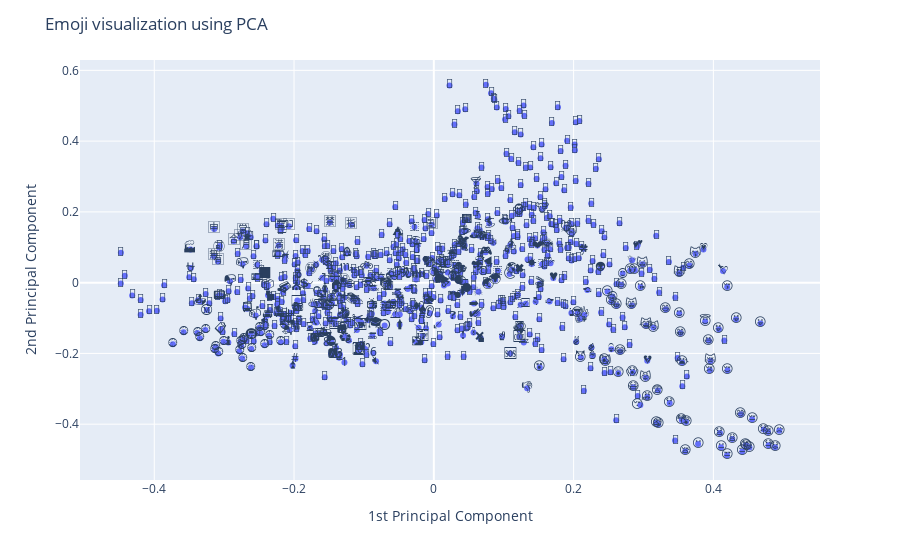

Write notebook code for a chart like this one.
### Code cell
import plotly.express as px
import pandas as pd

df = pd.DataFrame(np.transpose(np.array([xxx,yyy, emoji_list])),  
                  columns=["1st Principal Component", 
                           "2nd Principal Component",
                           "emojis"])
fig = px.scatter(df, x="1st Principal Component", y="2nd Principal Component",
                text=df["emojis"])
fig.update_layout(title='Emoji visualization using PCA')
fig.show()

### Figure 1 — Plotly figure (JSON) as saved in the notebook; plotly's stock layout.template omitted (floating-point values rounded to 4 significant figures; data arrays with more than 128 entries replaced by an {"elided": "..."} marker saying what was removed)
{"data": [{"hovertemplate": "1st Principal Component=%{x}<br>2nd Principal Component=%{y}<br>emojis=%{text}<extra></extra>", "legendgroup": "", "marker": {"color": "#636efa", "symbol": "circle"}, "mode": "markers+text", "name": "", "orientation": "v", "showlegend": false, "text": {"elided": "845 str values"}, "type": "scatter", "x": {"elided": "845 str values"}, "xaxis": "x", "y": {"elided": "845 str values"}, "yaxis": "y"}], "layout": {"legend": {"tracegroupgap": 0}, "margin": {"t": 60}, "title": {"text": "Emoji visualization using PCA"}, "xaxis": {"anchor": "y", "domain": [0, 1], "title": {"text": "1st Principal Component"}}, "yaxis": {"anchor": "x", "domain": [0, 1], "title": {"text": "2nd Principal Component"}}}}
